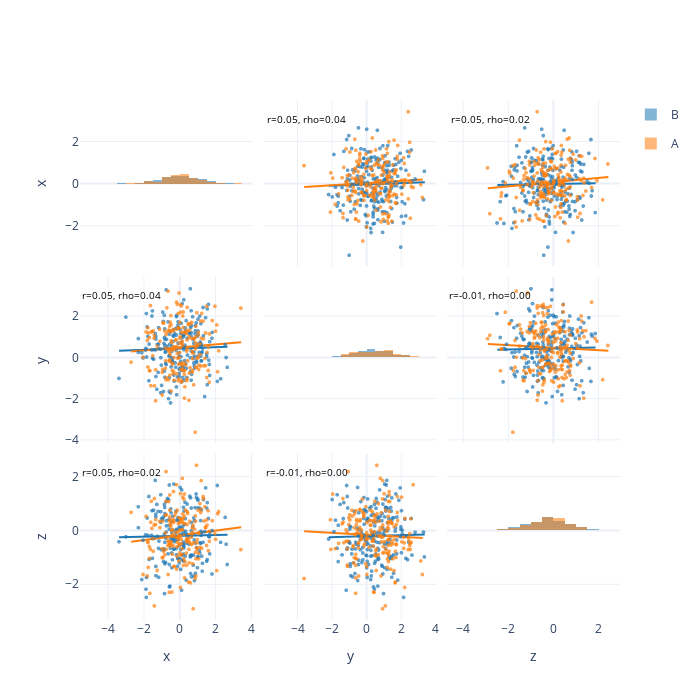

The notebook cell saved with this chart:
### Markdown cell above
### Pairplot with hue + trend + correlations

### Code cell
df_pair_hue = pd.DataFrame(
    {
        "x": np.random.normal(0, 1.0, 400),
        "y": np.random.normal(0.5, 1.1, 400),
        "z": np.random.normal(-0.2, 0.9, 400),
        "group": np.where(np.random.rand(400) > 0.5, "A", "B"),
    }
)
fig = pariplot.pairplot(
    df_pair_hue,
    hue="group",
    diag="hist",
    trend="ols",
    corr=["pearson", "spearman"],
    height=700,
    width=700,
)
fig

### Figure 1 — Plotly figure (JSON) as saved in the notebook; plotly's stock layout.template omitted (floating-point values rounded to 4 significant figures; data arrays with more than 128 entries replaced by an {"elided": "..."} marker saying what was removed)
{"data": [{"histnorm": "probability density", "legendgroup": "B", "marker": {"color": "#1F77B4"}, "name": "B", "opacity": 0.55, "showlegend": true, "type": "histogram", "uid": "pairplot-trace-1", "x": {"elided": "207 float values"}, "xaxis": "x", "yaxis": "y"}, {"histnorm": "probability density", "legendgroup": "A", "marker": {"color": "#FF7F0E"}, "name": "A", "opacity": 0.55, "showlegend": true, "type": "histogram", "uid": "pairplot-trace-2", "x": {"elided": "193 float values"}, "xaxis": "x", "yaxis": "y"}, {"customdata": {"elided": "207 int values"}, "legendgroup": "B", "marker": {"color": "rgba(31,119,180,0.7)", "size": 4}, "mode": "markers", "name": "B", "showlegend": false, "type": "scattergl", "uid": "pairplot-trace-3", "x": {"elided": "207 float values"}, "xaxis": "x2", "y": {"elided": "207 float values"}, "yaxis": "y2"}, {"legendgroup": "B", "line": {"color": "#1F77B4"}, "mode": "lines", "showlegend": false, "type": "scatter", "uid": "pairplot-trace-4", "x": [-2.19, -2.076, -1.963, -1.85, -1.737, -1.623, -1.51, -1.397, -1.284, -1.17, -1.057, -0.9437, -0.8304, -0.7172, -0.6039, -0.4906, -0.3773, -0.2641, -0.1508, -0.03752, 0.07576, 0.189, 0.3023, 0.4156, 0.5289, 0.6421, 0.7554, 0.8687, 0.982, 1.095, 1.209, 1.322, 1.435, 1.548, 1.662, 1.775, 1.888, 2.001, 2.115, 2.228, 2.341, 2.455, 2.568, 2.681, 2.794, 2.908, 3.021, 3.134, 3.247, 3.361], "xaxis": "x2", "y": [-0.1006, -0.09711, -0.09368, -0.09024, -0.0868, -0.08336, -0.07992, -0.07648, -0.07304, -0.0696, -0.06616, -0.06272, -0.05928, -0.05584, -0.0524, -0.04896, -0.04552, -0.04208, -0.03864, -0.0352, -0.03176, -0.02832, -0.02488, -0.02144, -0.018, -0.01457, -0.01113, -0.007686, -0.004247, -0.0008072, 0.002632, 0.006072, 0.009511, 0.01295, 0.01639, 0.01983, 0.02327, 0.02671, 0.03015, 0.03359, 0.03703, 0.04047, 0.04391, 0.04735, 0.05079, 0.05423, 0.05767, 0.0611, 0.06454, 0.06798], "yaxis": "y2"}, {"customdata": {"elided": "193 int values"}, "legendgroup": "A", "marker": {"color": "rgba(255,127,14,0.7)", "size": 4}, "mode": "markers", "name": "A", "showlegend": false, "type": "scattergl", "uid": "pairplot-trace-5", "x": {"elided": "193 float values"}, "xaxis": "x2", "y": {"elided": "193 float values"}, "yaxis": "y2"}, {"legendgroup": "A", "line": {"color": "#FF7F0E"}, "mode": "lines", "showlegend": false, "type": "scatter", "uid": "pairplot-trace-6", "x": [-3.614, -3.474, -3.334, -3.194, -3.054, -2.914, -2.774, -2.634, -2.494, -2.354, -2.214, -2.074, -1.934, -1.794, -1.654, -1.514, -1.374, -1.234, -1.094, -0.954, -0.814, -0.674, -0.534, -0.394, -0.254, -0.114, 0.02598, 0.166, 0.306, 0.446, 0.586, 0.726, 0.866, 1.006, 1.146, 1.286, 1.426, 1.566, 1.706, 1.846, 1.986, 2.126, 2.266, 2.406, 2.546, 2.686, 2.826, 2.966, 3.106, 3.246], "xaxis": "x2", "y": [-0.1656, -0.1583, -0.151, -0.1437, -0.1364, -0.1291, -0.1218, -0.1145, -0.1072, -0.09985, -0.09255, -0.08524, -0.07793, -0.07063, -0.06332, -0.05602, -0.04871, -0.0414, -0.0341, -0.02679, -0.01949, -0.01218, -0.004875, 0.002431, 0.009737, 0.01704, 0.02435, 0.03165, 0.03896, 0.04627, 0.05357, 0.06088, 0.06818, 0.07549, 0.0828, 0.0901, 0.09741, 0.1047, 0.112, 0.1193, 0.1266, 0.1339, 0.1412, 0.1485, 0.1559, 0.1632, 0.1705, 0.1778, 0.1851, 0.1924], "yaxis": "y2"}, {"customdata": {"elided": "207 int values"}, "legendgroup": "B", "marker": {"color": "rgba(31,119,180,0.7)", "size": 4}, "mode": "markers", "name": "B", "showlegend": false, "type": "scattergl", "uid": "pairplot-trace-7", "x": {"elided": "207 float values"}, "xaxis": "x3", "y": {"elided": "207 float values"}, "yaxis": "y3"}, {"legendgroup": "B", "line": {"color": "#1F77B4"}, "mode": "lines", "showlegend": false, "type": "scatter", "uid": "pairplot-trace-8", "x": [-2.485, -2.396, -2.307, -2.218, -2.129, -2.04, -1.952, -1.863, -1.774, -1.685, -1.596, -1.507, -1.418, -1.329, -1.241, -1.152, -1.063, -0.9741, -0.8852, -0.7963, -0.7075, -0.6186, -0.5298, -0.4409, -0.352, -0.2632, -0.1743, -0.08546, 0.003398, 0.09226, 0.1811, 0.27, 0.3588, 0.4477, 0.5366, 0.6254, 0.7143, 0.8031, 0.892, 0.9809, 1.07, 1.159, 1.247, 1.336, 1.425, 1.514, 1.603, 1.692, 1.781, 1.869], "xaxis": "x3", "y": [-0.06465, -0.06295, -0.06126, -0.05956, -0.05786, -0.05616, -0.05446, -0.05277, -0.05107, -0.04937, -0.04767, -0.04597, -0.04428, -0.04258, -0.04088, -0.03918, -0.03749, -0.03579, -0.03409, -0.03239, -0.03069, -0.029, -0.0273, -0.0256, -0.0239, -0.0222, -0.02051, -0.01881, -0.01711, -0.01541, -0.01372, -0.01202, -0.01032, -0.008622, -0.006924, -0.005226, -0.003528, -0.00183, -0.0001325, 0.001565, 0.003263, 0.004961, 0.006659, 0.008357, 0.01005, 0.01175, 0.01345, 0.01515, 0.01685, 0.01854], "yaxis": "y3"}, {"customdata": {"elided": "193 int values"}, "legendgroup": "A", "marker": {"color": "rgba(255,127,14,0.7)", "size": 4}, "mode": "markers", "name": "A", "showlegend": false, "type": "scattergl", "uid": "pairplot-trace-9", "x": {"elided": "193 float values"}, "xaxis": "x3", "y": {"elided": "193 float values"}, "yaxis": "y3"}, {"legendgroup": "A", "line": {"color": "#FF7F0E"}, "mode": "lines", "showlegend": false, "type": "scatter", "uid": "pairplot-trace-10", "x": [-2.907, -2.798, -2.689, -2.58, -2.471, -2.362, -2.253, -2.144, -2.035, -1.926, -1.817, -1.708, -1.599, -1.49, -1.381, -1.272, -1.163, -1.054, -0.9453, -0.8363, -0.7273, -0.6184, -0.5094, -0.4004, -0.2915, -0.1825, -0.07353, 0.03543, 0.1444, 0.2534, 0.3623, 0.4713, 0.5803, 0.6892, 0.7982, 0.9072, 1.016, 1.125, 1.234, 1.343, 1.452, 1.561, 1.67, 1.779, 1.888, 1.997, 2.106, 2.215, 2.324, 2.433], "xaxis": "x3", "y": [-0.2259, -0.215, -0.204, -0.1931, -0.1821, -0.1711, -0.1602, -0.1492, -0.1383, -0.1273, -0.1164, -0.1054, -0.09446, -0.08351, -0.07255, -0.0616, -0.05064, -0.03969, -0.02873, -0.01778, -0.006824, 0.00413, 0.01508, 0.02604, 0.03699, 0.04795, 0.0589, 0.06986, 0.08081, 0.09177, 0.1027, 0.1137, 0.1246, 0.1356, 0.1465, 0.1575, 0.1684, 0.1794, 0.1904, 0.2013, 0.2123, 0.2232, 0.2342, 0.2451, 0.2561, 0.267, 0.278, 0.289, 0.2999, 0.3109], "yaxis": "y3"}, {"customdata": {"elided": "207 int values"}, "legendgroup": "B", "marker": {"color": "rgba(31,119,180,0.7)", "size": 4}, "mode": "markers", "name": "B", "showlegend": false, "type": "scattergl", "uid": "pairplot-trace-11", "x": {"elided": "207 float values"}, "xaxis": "x4", "y": {"elided": "207 float values"}, "yaxis": "y4"}, {"legendgroup": "B", "line": {"color": "#1F77B4"}, "mode": "lines", "showlegend": false, "type": "scatter", "uid": "pairplot-trace-12", "x": [-3.392, -3.269, -3.145, -3.022, -2.898, -2.774, -2.651, -2.527, -2.404, -2.28, -2.157, -2.033, -1.909, -1.786, -1.662, -1.539, -1.415, -1.292, -1.168, -1.044, -0.9209, -0.7973, -0.6737, -0.5501, -0.4266, -0.303, -0.1794, -0.05586, 0.06772, 0.1913, 0.3149, 0.4384, 0.562, 0.6856, 0.8091, 0.9327, 1.056, 1.18, 1.303, 1.427, 1.551, 1.674, 1.798, 1.921, 2.045, 2.168, 2.292, 2.416, 2.539, 2.663], "xaxis": "x4", "y": [0.3253, 0.3292, 0.333, 0.3368, 0.3406, 0.3444, 0.3482, 0.352, 0.3558, 0.3597, 0.3635, 0.3673, 0.3711, 0.3749, 0.3787, 0.3825, 0.3863, 0.3902, 0.394, 0.3978, 0.4016, 0.4054, 0.4092, 0.413, 0.4168, 0.4206, 0.4245, 0.4283, 0.4321, 0.4359, 0.4397, 0.4435, 0.4473, 0.4511, 0.455, 0.4588, 0.4626, 0.4664, 0.4702, 0.474, 0.4778, 0.4816, 0.4855, 0.4893, 0.4931, 0.4969, 0.5007, 0.5045, 0.5083, 0.5121], "yaxis": "y4"}, {"customdata": {"elided": "193 int values"}, "legendgroup": "A", "marker": {"color": "rgba(255,127,14,0.7)", "size": 4}, "mode": "markers", "name": "A", "showlegend": false, "type": "scattergl", "uid": "pairplot-trace-13", "x": {"elided": "193 float values"}, "xaxis": "x4", "y": {"elided": "193 float values"}, "yaxis": "y4"}, {"legendgroup": "A", "line": {"color": "#FF7F0E"}, "mode": "lines", "showlegend": false, "type": "scatter", "uid": "pairplot-trace-14", "x": [-2.716, -2.591, -2.466, -2.34, -2.215, -2.089, -1.964, -1.839, -1.713, -1.588, -1.462, -1.337, -1.212, -1.086, -0.9609, -0.8355, -0.7101, -0.5848, -0.4594, -0.334, -0.2086, -0.08322, 0.04217, 0.1676, 0.2929, 0.4183, 0.5437, 0.6691, 0.7945, 0.9199, 1.045, 1.171, 1.296, 1.421, 1.547, 1.672, 1.798, 1.923, 2.048, 2.174, 2.299, 2.424, 2.55, 2.675, 2.801, 2.926, 3.051, 3.177, 3.302, 3.428], "xaxis": "x4", "y": [0.2804, 0.2896, 0.2988, 0.3081, 0.3173, 0.3265, 0.3357, 0.3449, 0.3541, 0.3633, 0.3725, 0.3817, 0.3909, 0.4002, 0.4094, 0.4186, 0.4278, 0.437, 0.4462, 0.4554, 0.4646, 0.4738, 0.483, 0.4923, 0.5015, 0.5107, 0.5199, 0.5291, 0.5383, 0.5475, 0.5567, 0.5659, 0.5752, 0.5844, 0.5936, 0.6028, 0.612, 0.6212, 0.6304, 0.6396, 0.6488, 0.658, 0.6673, 0.6765, 0.6857, 0.6949, 0.7041, 0.7133, 0.7225, 0.7317], "yaxis": "y4"}, {"histnorm": "probability density", "legendgroup": "B", "marker": {"color": "#1F77B4"}, "name": "B", "opacity": 0.55, "showlegend": false, "type": "histogram", "uid": "pairplot-trace-15", "x": {"elided": "207 float values"}, "xaxis": "x5", "yaxis": "y5"}, {"histnorm": "probability density", "legendgroup": "A", "marker": {"color": "#FF7F0E"}, "name": "A", "opacity": 0.55, "showlegend": false, "type": "histogram", "uid": "pairplot-trace-16", "x": {"elided": "193 float values"}, "xaxis": "x5", "yaxis": "y5"}, {"customdata": {"elided": "207 int values"}, "legendgroup": "B", "marker": {"color": "rgba(31,119,180,0.7)", "size": 4}, "mode": "markers", "name": "B", "showlegend": false, "type": "scattergl", "uid": "pairplot-trace-17", "x": {"elided": "207 float values"}, "xaxis": "x6", "y": {"elided": "207 float values"}, "yaxis": "y6"}, {"legendgroup": "B", "line": {"color": "#1F77B4"}, "mode": "lines", "showlegend": false, "type": "scatter", "uid": "pairplot-trace-18", "x": [-2.485, -2.396, -2.307, -2.218, -2.129, -2.04, -1.952, -1.863, -1.774, -1.685, -1.596, -1.507, -1.418, -1.329, -1.241, -1.152, -1.063, -0.9741, -0.8852, -0.7963, -0.7075, -0.6186, -0.5298, -0.4409, -0.352, -0.2632, -0.1743, -0.08546, 0.003398, 0.09226, 0.1811, 0.27, 0.3588, 0.4477, 0.5366, 0.6254, 0.7143, 0.8031, 0.892, 0.9809, 1.07, 1.159, 1.247, 1.336, 1.425, 1.514, 1.603, 1.692, 1.781, 1.869], "xaxis": "x6", "y": [0.3716, 0.3738, 0.3761, 0.3783, 0.3806, 0.3828, 0.3851, 0.3873, 0.3896, 0.3918, 0.3941, 0.3963, 0.3986, 0.4008, 0.4031, 0.4053, 0.4075, 0.4098, 0.412, 0.4143, 0.4165, 0.4188, 0.421, 0.4233, 0.4255, 0.4278, 0.43, 0.4323, 0.4345, 0.4368, 0.439, 0.4413, 0.4435, 0.4458, 0.448, 0.4503, 0.4525, 0.4548, 0.457, 0.4593, 0.4615, 0.4638, 0.466, 0.4683, 0.4705, 0.4728, 0.475, 0.4773, 0.4795, 0.4818], "yaxis": "y6"}, {"customdata": {"elided": "193 int values"}, "legendgroup": "A", "marker": {"color": "rgba(255,127,14,0.7)", "size": 4}, "mode": "markers", "name": "A", "showlegend": false, "type": "scattergl", "uid": "pairplot-trace-19", "x": {"elided": "193 float values"}, "xaxis": "x6", "y": {"elided": "193 float values"}, "yaxis": "y6"}, {"legendgroup": "A", "line": {"color": "#FF7F0E"}, "mode": "lines", "showlegend": false, "type": "scatter", "uid": "pairplot-trace-20", "x": [-2.907, -2.798, -2.689, -2.58, -2.471, -2.362, -2.253, -2.144, -2.035, -1.926, -1.817, -1.708, -1.599, -1.49, -1.381, -1.272, -1.163, -1.054, -0.9453, -0.8363, -0.7273, -0.6184, -0.5094, -0.4004, -0.2915, -0.1825, -0.07353, 0.03543, 0.1444, 0.2534, 0.3623, 0.4713, 0.5803, 0.6892, 0.7982, 0.9072, 1.016, 1.125, 1.234, 1.343, 1.452, 1.561, 1.67, 1.779, 1.888, 1.997, 2.106, 2.215, 2.324, 2.433], "xaxis": "x6", "y": [0.6463, 0.6398, 0.6333, 0.6268, 0.6203, 0.6138, 0.6073, 0.6008, 0.5943, 0.5878, 0.5813, 0.5748, 0.5683, 0.5617, 0.5552, 0.5487, 0.5422, 0.5357, 0.5292, 0.5227, 0.5162, 0.5097, 0.5032, 0.4967, 0.4902, 0.4837, 0.4771, 0.4706, 0.4641, 0.4576, 0.4511, 0.4446, 0.4381, 0.4316, 0.4251, 0.4186, 0.4121, 0.4056, 0.3991, 0.3926, 0.386, 0.3795, 0.373, 0.3665, 0.36, 0.3535, 0.347, 0.3405, 0.334, 0.3275], "yaxis": "y6"}, {"customdata": {"elided": "207 int values"}, "legendgroup": "B", "marker": {"color": "rgba(31,119,180,0.7)", "size": 4}, "mode": "markers", "name": "B", "showlegend": false, "type": "scattergl", "uid": "pairplot-trace-21", "x": {"elided": "207 float values"}, "xaxis": "x7", "y": {"elided": "207 float values"}, "yaxis": "y7"}, {"legendgroup": "B", "line": {"color": "#1F77B4"}, "mode": "lines", "showlegend": false, "type": "scatter", "uid": "pairplot-trace-22", "x": [-3.392, -3.269, -3.145, -3.022, -2.898, -2.774, -2.651, -2.527, -2.404, -2.28, -2.157, -2.033, -1.909, -1.786, -1.662, -1.539, -1.415, -1.292, -1.168, -1.044, -0.9209, -0.7973, -0.6737, -0.5501, -0.4266, -0.303, -0.1794, -0.05586, 0.06772, 0.1913, 0.3149, 0.4384, 0.562, 0.6856, 0.8091, 0.9327, 1.056, 1.18, 1.303, 1.427, 1.551, 1.674, 1.798, 1.921, 2.045, 2.168, 2.292, 2.416, 2.539, 2.663], "xaxis": "x7", "y": [-0.2495, -0.2477, -0.246, -0.2442, -0.2424, -0.2407, -0.2389, -0.2372, -0.2354, -0.2337, -0.2319, -0.2301, -0.2284, -0.2266, -0.2249, -0.2231, -0.2214, -0.2196, -0.2178, -0.2161, -0.2143, -0.2126, -0.2108, -0.2091, -0.2073, -0.2055, -0.2038, -0.202, -0.2003, -0.1985, -0.1967, -0.195, -0.1932, -0.1915, -0.1897, -0.188, -0.1862, -0.1844, -0.1827, -0.1809, -0.1792, -0.1774, -0.1757, -0.1739, -0.1721, -0.1704, -0.1686, -0.1669, -0.1651, -0.1634], "yaxis": "y7"}, {"customdata": {"elided": "193 int values"}, "legendgroup": "A", "marker": {"color": "rgba(255,127,14,0.7)", "size": 4}, "mode": "markers", "name": "A", "showlegend": false, "type": "scattergl", "uid": "pairplot-trace-23", "x": {"elided": "193 float values"}, "xaxis": "x7", "y": {"elided": "193 float values"}, "yaxis": "y7"}, {"legendgroup": "A", "line": {"color": "#FF7F0E"}, "mode": "lines", "showlegend": false, "type": "scatter", "uid": "pairplot-trace-24", "x": [-2.716, -2.591, -2.466, -2.34, -2.215, -2.089, -1.964, -1.839, -1.713, -1.588, -1.462, -1.337, -1.212, -1.086, -0.9609, -0.8355, -0.7101, -0.5848, -0.4594, -0.334, -0.2086, -0.08322, 0.04217, 0.1676, 0.2929, 0.4183, 0.5437, 0.6691, 0.7945, 0.9199, 1.045, 1.171, 1.296, 1.421, 1.547, 1.672, 1.798, 1.923, 2.048, 2.174, 2.299, 2.424, 2.55, 2.675, 2.801, 2.926, 3.051, 3.177, 3.302, 3.428], "xaxis": "x7", "y": [-0.421, -0.41, -0.3991, -0.3882, -0.3772, -0.3663, -0.3553, -0.3444, -0.3335, -0.3225, -0.3116, -0.3006, -0.2897, -0.2788, -0.2678, -0.2569, -0.2459, -0.235, -0.2241, -0.2131, -0.2022, -0.1912, -0.1803, -0.1694, -0.1584, -0.1475, -0.1365, -0.1256, -0.1147, -0.1037, -0.09277, -0.08183, -0.07089, -0.05995, -0.04901, -0.03807, -0.02713, -0.01619, -0.005252, 0.005688, 0.01663, 0.02757, 0.03851, 0.04945, 0.06039, 0.07133, 0.08227, 0.09321, 0.1042, 0.1151], "yaxis": "y7"}, {"customdata": {"elided": "207 int values"}, "legendgroup": "B", "marker": {"color": "rgba(31,119,180,0.7)", "size": 4}, "mode": "markers", "name": "B", "showlegend": false, "type": "scattergl", "uid": "pairplot-trace-25", "x": {"elided": "207 float values"}, "xaxis": "x8", "y": {"elided": "207 float values"}, "yaxis": "y8"}, {"legendgroup": "B", "line": {"color": "#1F77B4"}, "mode": "lines", "showlegend": false, "type": "scatter", "uid": "pairplot-trace-26", "x": [-2.19, -2.076, -1.963, -1.85, -1.737, -1.623, -1.51, -1.397, -1.284, -1.17, -1.057, -0.9437, -0.8304, -0.7172, -0.6039, -0.4906, -0.3773, -0.2641, -0.1508, -0.03752, 0.07576, 0.189, 0.3023, 0.4156, 0.5289, 0.6421, 0.7554, 0.8687, 0.982, 1.095, 1.209, 1.322, 1.435, 1.548, 1.662, 1.775, 1.888, 2.001, 2.115, 2.228, 2.341, 2.455, 2.568, 2.681, 2.794, 2.908, 3.021, 3.134, 3.247, 3.361], "xaxis": "x8", "y": [-0.2501, -0.248, -0.2459, -0.2438, -0.2417, -0.2396, -0.2375, -0.2354, -0.2333, -0.2312, -0.2291, -0.227, -0.2249, -0.2228, -0.2207, -0.2186, -0.2165, -0.2144, -0.2123, -0.2102, -0.2081, -0.206, -0.2039, -0.2018, -0.1997, -0.1976, -0.1955, -0.1934, -0.1913, -0.1892, -0.1871, -0.185, -0.1829, -0.1808, -0.1787, -0.1766, -0.1745, -0.1724, -0.1703, -0.1682, -0.1661, -0.164, -0.1619, -0.1598, -0.1577, -0.1556, -0.1535, -0.1514, -0.1493, -0.1472], "yaxis": "y8"}, {"customdata": {"elided": "193 int values"}, "legendgroup": "A", "marker": {"color": "rgba(255,127,14,0.7)", "size": 4}, "mode": "markers", "name": "A", "showlegend": false, "type": "scattergl", "uid": "pairplot-trace-27", "x": {"elided": "193 float values"}, "xaxis": "x8", "y": {"elided": "193 float values"}, "yaxis": "y8"}, {"legendgroup": "A", "line": {"color": "#FF7F0E"}, "mode": "lines", "showlegend": false, "type": "scatter", "uid": "pairplot-trace-28", "x": [-3.614, -3.474, -3.334, -3.194, -3.054, -2.914, -2.774, -2.634, -2.494, -2.354, -2.214, -2.074, -1.934, -1.794, -1.654, -1.514, -1.374, -1.234, -1.094, -0.954, -0.814, -0.674, -0.534, -0.394, -0.254, -0.114, 0.02598, 0.166, 0.306, 0.446, 0.586, 0.726, 0.866, 1.006, 1.146, 1.286, 1.426, 1.566, 1.706, 1.846, 1.986, 2.126, 2.266, 2.406, 2.546, 2.686, 2.826, 2.966, 3.106, 3.246], "xaxis": "x8", "y": [-0.02889, -0.03404, -0.0392, -0.04435, -0.04951, -0.05466, -0.05982, -0.06497, -0.07013, -0.07528, -0.08044, -0.08559, -0.09075, -0.0959, -0.1011, -0.1062, -0.1114, -0.1165, -0.1217, -0.1268, -0.132, -0.1371, -0.1423, -0.1475, -0.1526, -0.1578, -0.1629, -0.1681, -0.1732, -0.1784, -0.1835, -0.1887, -0.1939, -0.199, -0.2042, -0.2093, -0.2145, -0.2196, -0.2248, -0.2299, -0.2351, -0.2402, -0.2454, -0.2506, -0.2557, -0.2609, -0.266, -0.2712, -0.2763, -0.2815], "yaxis": "y8"}, {"histnorm": "probability density", "legendgroup": "B", "marker": {"color": "#1F77B4"}, "name": "B", "opacity": 0.55, "showlegend": false, "type": "histogram", "uid": "pairplot-trace-29", "x": {"elided": "207 float values"}, "xaxis": "x9", "yaxis": "y9"}, {"histnorm": "probability density", "legendgroup": "A", "marker": {"color": "#FF7F0E"}, "name": "A", "opacity": 0.55, "showlegend": false, "type": "histogram", "uid": "pairplot-trace-30", "x": {"elided": "193 float values"}, "xaxis": "x9", "yaxis": "y9"}], "layout": {"annotations": [{"font": {"color": "black", "size": 10}, "showarrow": false, "text": "r=0.05, rho=0.04", "x": -3.475, "xref": "x2", "y": 3.087, "yref": "y2"}, {"font": {"color": "black", "size": 10}, "showarrow": false, "text": "r=0.05, rho=0.02", "x": -2.8, "xref": "x3", "y": 3.087, "yref": "y3"}, {"font": {"color": "black", "size": 10}, "showarrow": false, "text": "r=0.05, rho=0.04", "x": -3.256, "xref": "x4", "y": 3.012, "yref": "y4"}, {"font": {"color": "black", "size": 10}, "showarrow": false, "text": "r=-0.01, rho=0.00", "x": -2.8, "xref": "x6", "y": 3.012, "yref": "y6"}, {"font": {"color": "black", "size": 10}, "showarrow": false, "text": "r=0.05, rho=0.02", "x": -3.256, "xref": "x7", "y": 2.166, "yref": "y7"}, {"font": {"color": "black", "size": 10}, "showarrow": false, "text": "r=-0.01, rho=0.00", "x": -3.475, "xref": "x8", "y": 2.166, "yref": "y8"}], "barmode": "overlay", "dragmode": "zoom", "height": 700, "width": 700, "xaxis": {"anchor": "y", "domain": [0, 0.32], "matches": "x7", "showticklabels": false}, "xaxis2": {"anchor": "y2", "domain": [0.34, 0.66], "matches": "x8", "showticklabels": false}, "xaxis3": {"anchor": "y3", "domain": [0.68, 1], "matches": "x9", "showticklabels": false}, "xaxis4": {"anchor": "y4", "domain": [0, 0.32], "matches": "x7", "showticklabels": false}, "xaxis5": {"anchor": "y5", "domain": [0.34, 0.66], "matches": "x8", "showticklabels": false}, "xaxis6": {"anchor": "y6", "domain": [0.68, 1], "matches": "x9", "showticklabels": false}, "xaxis7": {"anchor": "y7", "domain": [0, 0.32], "showticklabels": true, "title": {"text": "x"}}, "xaxis8": {"anchor": "y8", "domain": [0.34, 0.66], "showticklabels": true, "title": {"text": "y"}}, "xaxis9": {"anchor": "y9", "domain": [0.68, 1], "showticklabels": true, "title": {"text": "z"}}, "yaxis": {"anchor": "x", "domain": [0.68, 1], "showticklabels": true, "title": {"text": "x"}}, "yaxis2": {"anchor": "x2", "domain": [0.68, 1], "matches": "y", "showticklabels": false}, "yaxis3": {"anchor": "x3", "domain": [0.68, 1], "matches": "y", "showticklabels": false}, "yaxis4": {"anchor": "x4", "domain": [0.34, 0.66], "showticklabels": true, "title": {"text": "y"}}, "yaxis5": {"anchor": "x5", "domain": [0.34, 0.66], "matches": "y4", "showticklabels": false}, "yaxis6": {"anchor": "x6", "domain": [0.34, 0.66], "matches": "y4", "showticklabels": false}, "yaxis7": {"anchor": "x7", "domain": [0, 0.32], "showticklabels": true, "title": {"text": "z"}}, "yaxis8": {"anchor": "x8", "domain": [0, 0.32], "matches": "y7", "showticklabels": false}, "yaxis9": {"anchor": "x9", "domain": [0, 0.32], "matches": "y7", "showticklabels": false}}}
